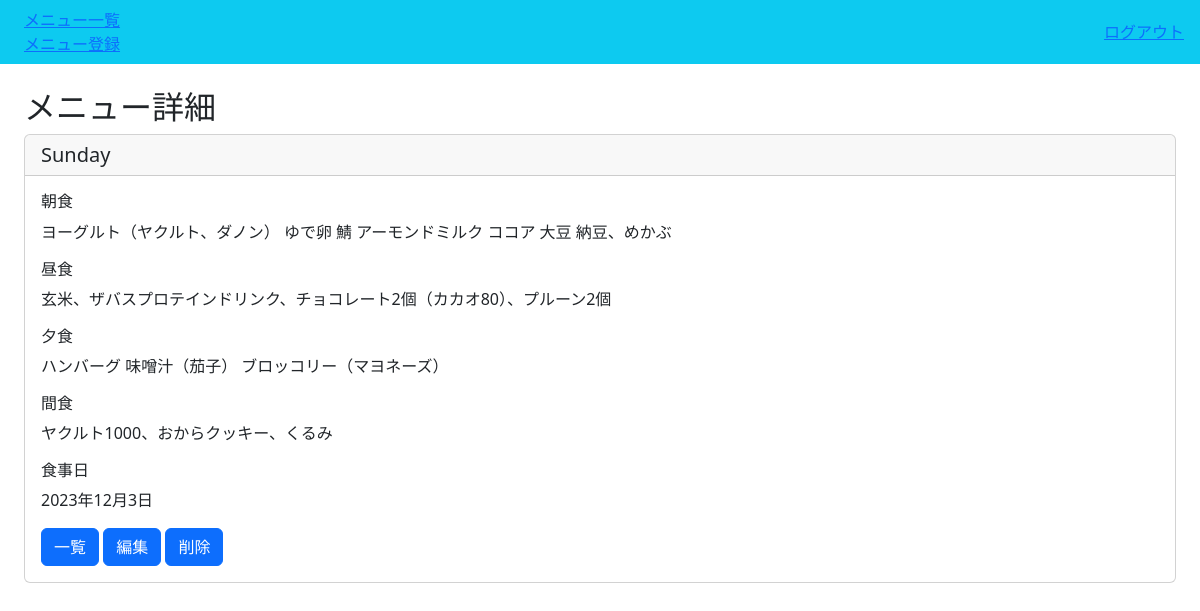
Page /kondate/1/detail/ (signed in) on the committed database.
### kondate/models.py (models this page shows, shortened)
class Kondate(models.Model):
    category = models.CharField(
        max_length=30,
        choices = CATEGORY
    )
    breakfast = models.TextField("朝食", blank=True)
    lunch = models.TextField("昼食", blank=True)
    dinner = models.TextField("夕食", blank=True)
    snacking = models.TextField("間食", blank=True)
    eatday = models.DateField("食事日",default=timezone.now)
    created = models.DateTimeField("記録日時",default=timezone.now)
    user = models.ForeignKey('auth.User', on_delete=models.CASCADE)
    class Meta:
        ordering = ["eatday"]

### kondate/views.py (the view)
# urls.py: path('kondate/<int:pk>/detail/', views.DetailKondateList.as_view(), name='detail-kondate'),
class DetailKondateList(LoginRequiredMixin, DetailView):
    model = Kondate
    template_name = 'kondate/kondate_detail.html'

### kondate/templates/kondate/kondate_detail.html (shortened to what this page needs)
{% extends 'base.html' %}
{% block h2 %}メニュー詳細{% endblock %}
{% block content %}
    <div class="card">
        <h5 class="card-header">{{ object.category }}</h5>
        <div class="card-body">
            <h6 class="card-title">朝食</h6>
            <p class="card-text">{{ object.breakfast }}</p>
            <h6 class="card-title">昼食</h6>
            <p class="card-text">{{ object.lunch }}</p>
            <h6 class="card-title">夕食</h6>
            <p class="card-text">{{ object.dinner }}</p>
            <h6 class="card-title">間食</h6>
            <p class="card-text">{{ object.snacking }}</p>
            <h6 class="card-title">食事日</h6>
            <p class="card-text">{{ object.eatday }}</p>
            <a href="{% url 'list-kondate' %}" class="btn btn-primary">一覧</a>
            <a href="{% url 'update-kondate' object.pk %}" class="btn btn-primary">編集</a>
            <a href="{% url 'delete-kondate' object.pk %}" class="btn btn-primary">削除</a>
        </div>
    </div>
{% endblock content %}

### rows in the picture
Kondate: category "Sunday", breakfast "ヨーグルト（ヤクルト、ダノン） ゆで卵 鯖 アーモンドミルク ココア 大豆 納豆、めかぶ", lunch "玄米、ザバスプロテインドリンク、チョコレート2個（カカオ80）、プルーン2個", dinner "ハンバーグ 味噌汁（茄子） ブロッコリー（マヨネーズ）", snacking "ヤクルト1000、おからクッキー、くるみ", eatday "2023年12月3日"
